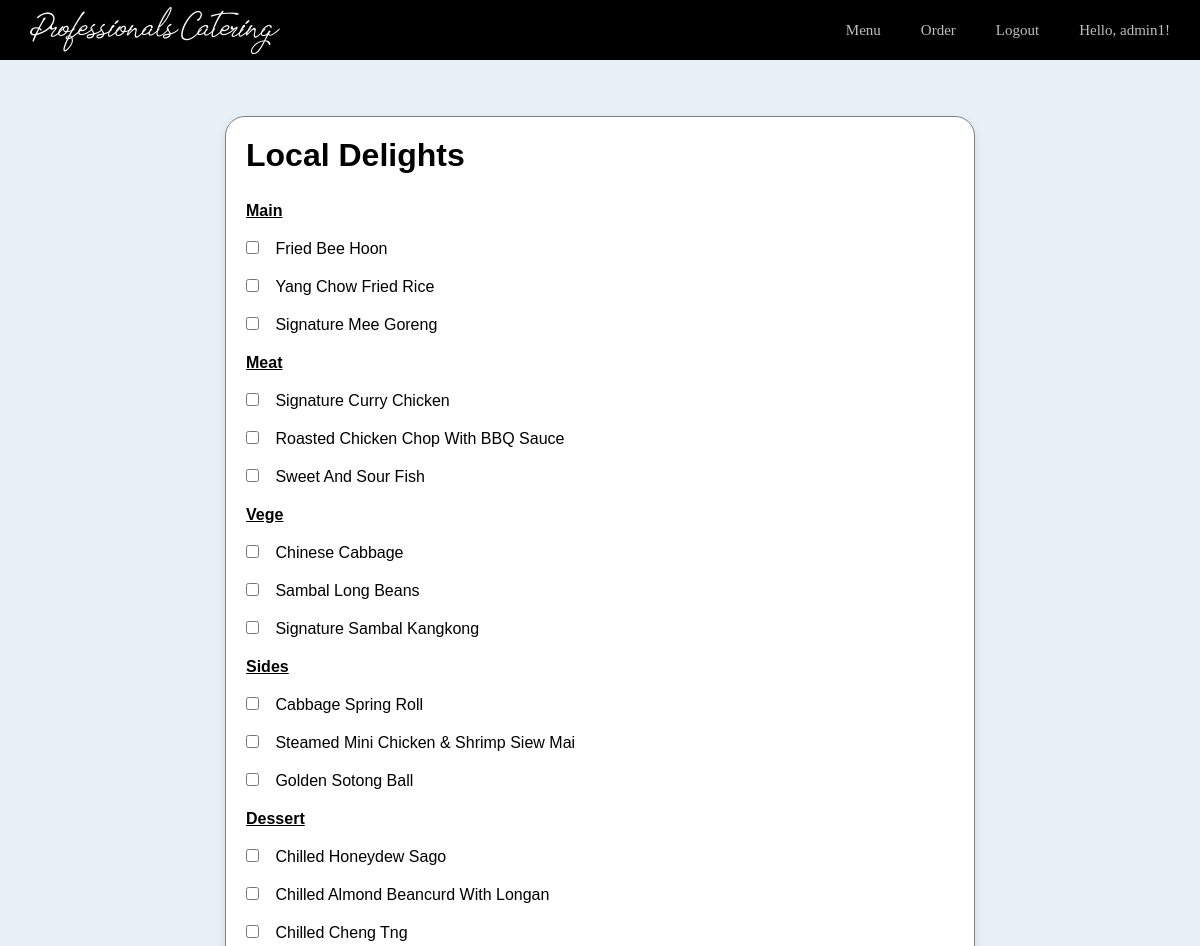
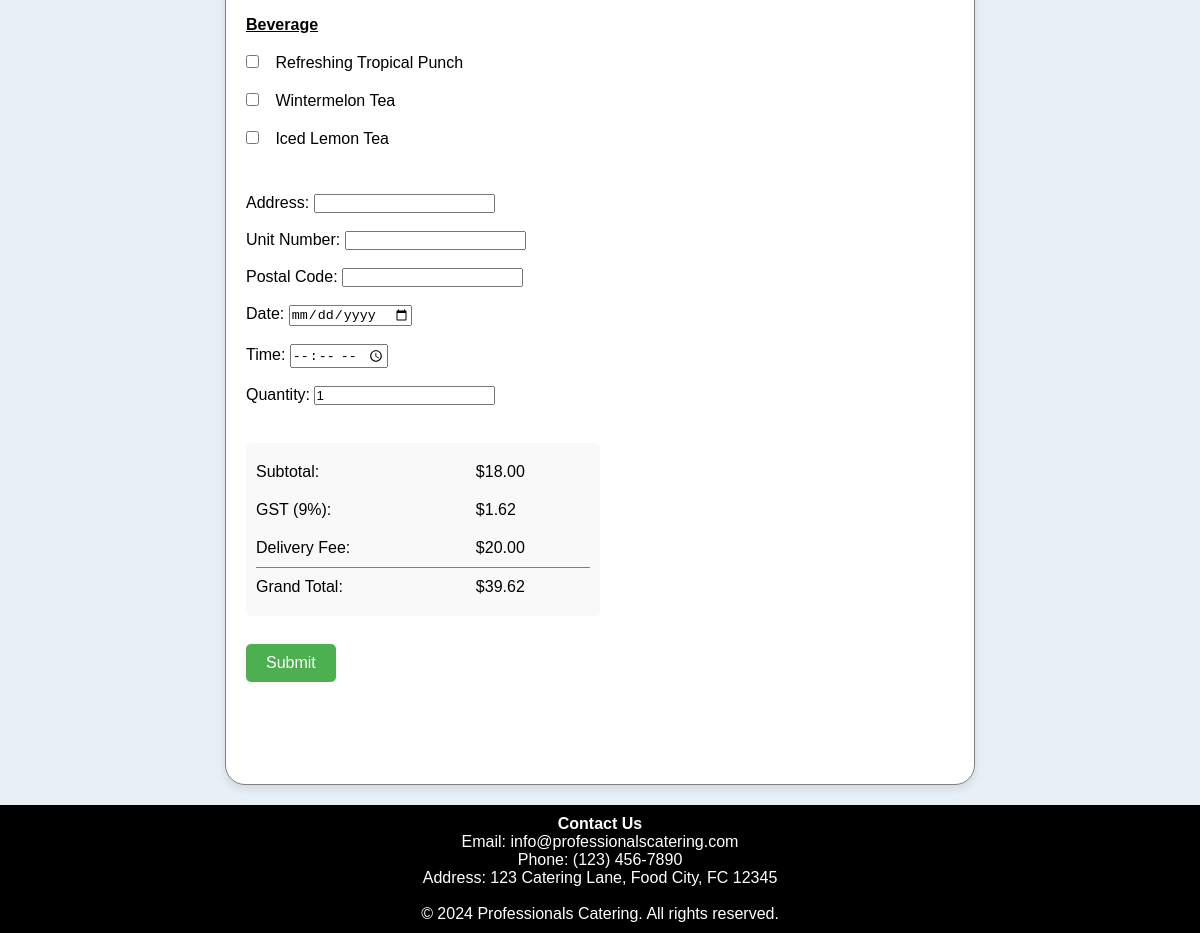
/cart/cart.php?product_id=Local Delights (signed in), run on the app's committed database (2 pictures, top to bottom).
### tables this page shows
create table if not exists dish(
    name varchar(100),
    category varchar(100),
    course varchar(100)
);

### cart/cart.php (the view, shortened to what this page needs)
<?php
$servername = "localhost";
$username = "root";
$password = "";
$dbname = "professionals";
$conn = new mysqli($servername, $username, $password, $dbname);
?>
<!DOCTYPE html>
<html lang="en">
<head>
   <link rel="stylesheet" href="../styles.css">
</head>
<body>
   <header class="header">
       <div class="header_content">
           <a href="../index.php" class="logo">Professionals Catering</a>
           <nav class="nav">
                <ul class="nav_list">
                    <li class="nav_item">
                        <a href="../menu/menu.php" class="nav_link">Menu</a>
                    </li>
                    <li class="nav_item">
                        <a href="../order/order.php" class="nav_link">Order</a>
                    </li>
                    <?php if (isset($_SESSION['username'])): ?>
                        <li class="nav_item">
                            <a href="../logout.php" class="nav_link">Logout</a>
                        </li>
                        <li class="nav_item">
                            <span class="nav_link">Hello, <?php echo htmlspecialchars($_SESSION['username']); ?>!</span>
                        </li>
                    <?php else: ?>
                        <li class="nav_item">
                            <a href="../login/login.php" class="nav_link">Login</a>
                        </li>
                    <?php endif; ?>
                </ul>
            </nav>
       </div>
   </header>
   <div class="content">
        <br><br>
        <div class="container">
            <form id='dish-form' action="submit_order.php" method="post">
        <?php
            if (isset($_GET['product_id'])) {
                $product_id = htmlspecialchars($_GET['product_id']);
                $stmt = $conn->prepare("SELECT category,price FROM menu WHERE name = ?");
                $stmt->bind_param("s", $product_id);
                $stmt->execute();
                $stmt->bind_result($category, $price);
                if ($category) {
                    echo "<h1>$product_id</h1>";
                    echo "<br>";
                    $stmt = $conn->prepare("SELECT name, course FROM dish WHERE category = ?");
                    $stmt->bind_param("s", $category);
                    $stmt->execute();
                    $result = $stmt->get_result();
                    if ($result->num_rows > 0) {
                        echo "<table>";
                        $current_course = "";
                        while ($row = $result->fetch_assoc()) {
                            if ($category !== "bento" && $current_course !== $row['course']) {
                                $current_course = $row['course'];
                                echo "<tr><th colspan='2'><u>" . htmlspecialchars(ucwords($current_course)) . "</u></th></tr>";
                            }
                            $dish_name = ucwords($row['name']);
                            if ($category === "bento") {
                                echo "<tr><td><input type='checkbox' class='hidden-checkbox' name='selected_dishes[]' value='" . htmlspecialchars($row['name']) . "' checked></td><td>" . htmlspecialchars($dish_name) . "</td></tr>";
                            } else {
                                echo "<tr><td><input type='checkbox' class='course-checkbox' name='selected_dishes[" . htmlspecialchars($current_course) . "]' value='" . htmlspecialchars($row['name']) . "' data-course='" . htmlspecialchars($current_course) . "'></td><td>" . htmlspecialchars($dish_name) . "</td></tr>";
                            }
                        }
                        echo "</table>";
                        echo "<br>";
                    } else {
                        echo "<p>No dishes found in this category.</p>";
                    }
                } else {
                    echo "<h1>Product not found</h1>";
                }
            } else {
                echo "<h1>No product selected</h1>";
            }
            ?>
            <br>
            <label for="address">Address:</label>
            <input type="text" id="address" name="address" required><br><br>
            <label for="unit_number">Unit Number:</label>
            <input type="text" id="unit_number" name="unit_number" required><br><br>
            <label for="postal_code">Postal Code:</label>
            <input type="text" id="postal_code" name="postal_code" required><br><br>
            <label for="date">Date:</label>
            <input type="date" id="date" name="date" min="<?php echo date('Y-m-d', strtotime('+1 day')); ?>" required><br><br>
            <label for="time">Time:</label>
            <input type="time" id="time" name="time" required><br><br>
            <label for="quantity">Quantity:</label>
            <input type="number" id="quantity" name="quantity" min="1" value="1" required><br><br>
            <div id="price-details">
                <table>
                    <tr>
                        <td>Subtotal:</td>
                        <td id="subtotal">$0.00</td>
                    </tr>
                    <tr>
                        <td>GST (9%):</td>
                        <td id="gst">$0.00</td>
                    </tr>
                    <tr>
                        <td>Delivery Fee:</td>
                        <td>$20.00</td>
                    </tr>
                    <tr style="border-top: 1px solid gray;">
                        <td>Grand Total:</td>
                        <td id="grand-total">$20.00</td>
                    </tr>
                </table>
            </div>
            <br>
            <input type='submit' value='Submit'>
            </form>
        <br><br><br><br>
   </div>
   <footer class="footer">
       <div class="footer_content">
           <div class="footer_section">
               <h4><a href="../feedback/feedback.php">Contact Us</a></h4>
               <p>Email: info@professionalscatering.com</p>
               <p>Phone: (123) 456-7890</p>
               <p>Address: 123 Catering Lane, Food City, FC 12345</p>
           </div>
           <br>
       </div>
       <div class="footer_bottom">
           <p>&copy; 2024 Professionals Catering. All rights reserved.</p>
       </div>
   </footer>
</body>
</html>

### styles.css (style rules this page uses)
* { margin: 0; padding: 0; box-sizing: border-box; }
ul { list-style: none; }
a { text-decoration: none; color:inherit; }
body { background-color: #e8f0f7; height: auto; padding-top: 60px; }
.header { background-color: black; position : fixed; width: 100%; top: 0; z-index: 10; }
.header_content { display:flex; align-items: center; justify-content: space-between; padding: 0 30px; min-height: 60px; }
.logo { font-family: tomatoes, sans-serif; color: #fff; font-size: 23px; letter-spacing: -1.5px; font-weight: 500; }
.nav { transition: all 0.3s ease-in-out; }
.nav_list { display:flex; column-gap: 40px; }
.nav_link { color: rgba(255, 255, 255, 0.75); font-size: 15px; transition: all 0.4s; }
.content { font-family: gamilia, sans-serif; align-items: center; display: flex; flex-direction: column; }
footer { background-color: black; color: white; text-align: center; padding: 10px; position: relative; bottom: 0; width: 100%; }

### cart/cart.php (style rules this page uses)
.container { background-color: white; border-radius: 20px; border: 1px solid gray; margin: 20px 0 20px 0; min-width: 350px; width: 70vw; max-width: 750px; padding: 20px; box-shadow: 0 4px 8px rgba(0, 0, 0, 0.1); }
table { width: 100%; border-collapse: collapse; border: none; }
th, td { padding: 10px 0 10px 0; text-align: left; }
button, input[type="submit"] { padding: 10px 20px; margin: 10px 0; background-color: #4CAF50; color: white; border: none; border-radius: 5px; font-size: 1em; cursor: pointer; transition: background-color 0.3s ease; }
#price-details { margin-top: 20px; padding: 10px; border-radius: 5px; background-color: #f9f9f9; width: 50%; }

### data on the page
dish: course "Main", name "Fried Bee Hoon"
dish: name "Yang Chow Fried Rice"
dish: name "Signature Mee Goreng"
dish: course "Meat", name "Signature Curry Chicken"
dish: name "Roasted Chicken Chop With BBQ Sauce"
dish: name "Sweet And Sour Fish"
dish: course "Vege", name "Chinese Cabbage"
dish: name "Sambal Long Beans"
dish: name "Signature Sambal Kangkong"
dish: course "Sides", name "Cabbage Spring Roll"
dish: name "Steamed Mini Chicken & Shrimp Siew Mai"
dish: name "Golden Sotong Ball"
dish: course "Dessert", name "Chilled Honeydew Sago"
dish: name "Chilled Almond Beancurd With Longan"
dish: name "Chilled Cheng Tng"
dish: course "Beverage", name "Refreshing Tropical Punch"
dish: name "Wintermelon Tea"
dish: name "Iced Lemon Tea"

### other printed values
$_SESSION['username'] "admin1"
$product_id "Local Delights"
